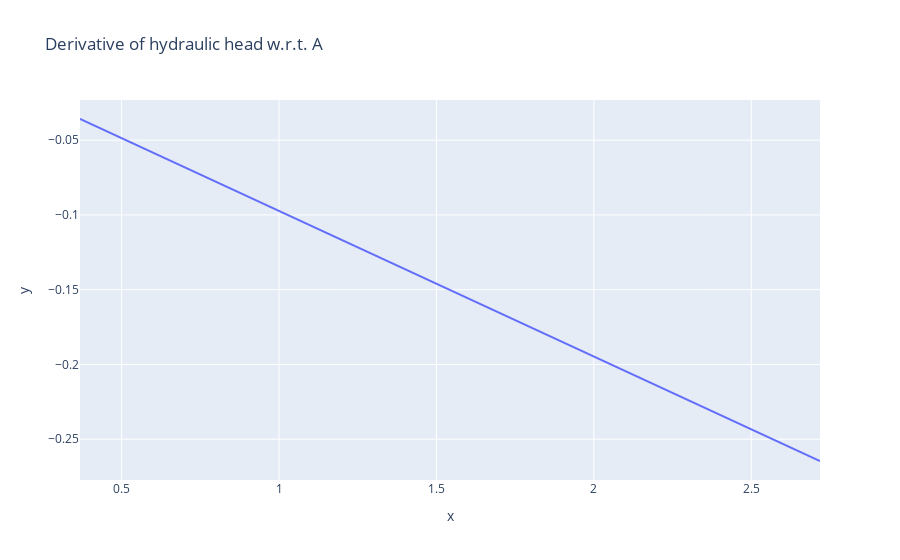

Write notebook code for a chart like this one.
### Code cell
# Sensitivity analysis
import plotly.express as px

omega = (math.pi + 2*math.pi/7)/2
D = (math.exp(Dmin)+math.exp(Dmax)/2)


A_range = list(np.linspace(math.exp(-1), math.exp(1), 100))
func_value = [solution(x, t, A, omega, D) for A in A_range]

dx = A_range[1]-A_range[0]

dydx = np.gradient(func_value, dx)

fig = px.line(x=A_range, y=func_value, title='Derivative of hydraulic head w.r.t. A')

fig.show()
